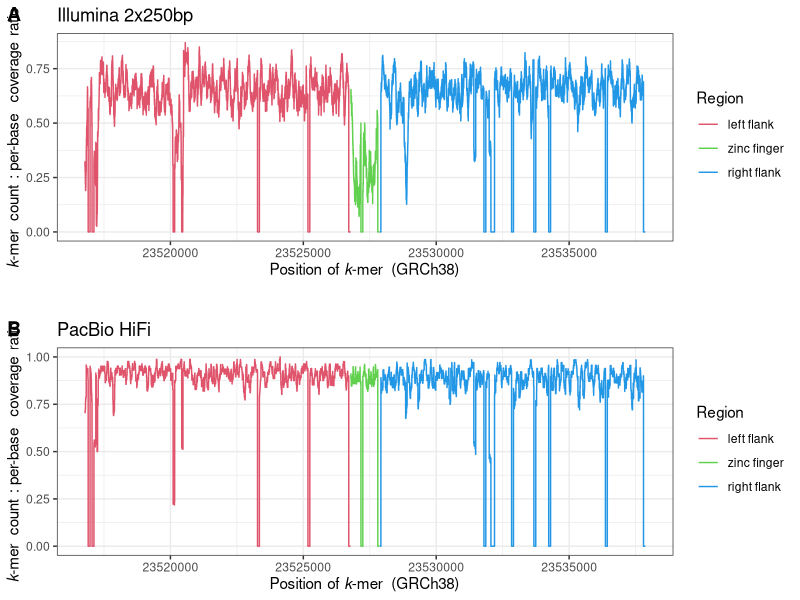

Write R code to recreate this figure.
library(dplyr)
library(tidyr)
library(ggplot2)
library(cowplot)
library(ggtext)

ill.dat <- read.table("data/chapter2/HG003-illumina-jcount.tsv", header=T) %>%
  mutate(type=case_when(
    type=="znf" ~ "zinc finger",
    type=="left" ~ "left flank",
    type=="right" ~ "right flank"
  ))
pac.dat <- read.table("data/chapter2/HG003-pacbio-jcount.tsv", header=T) %>%
  mutate(type=case_when(
    type=="znf" ~ "zinc finger",
    type=="left" ~ "left flank",
    type=="right" ~ "right flank"
  ))

ill.dat$type <- factor(ill.dat$type, levels=c("left flank", "zinc finger", "right flank"))
pac.dat$type <- factor(ill.dat$type, levels=c("left flank", "zinc finger", "right flank"))



pacplot <- ggplot(pac.dat, aes(position, (exact_kmer_count/base_depth))) +
  theme_bw() +
  geom_line(aes(color=type)) +
  scale_color_manual(values=c(palette()[2:4])) +
  ggtitle("PacBio HiFi") +
  guides(color=guide_legend("Region")) +
  theme(axis.title.x=ggtext::element_markdown(),
        axis.title.y=ggtext::element_markdown()) +
  ylab("*k*-mer count : per-base coverage ratio") +
  xlab("Position of *k*-mer (GRCh38)")

illplot <- ggplot(ill.dat, aes(position, (exact_kmer_count/base_depth))) +
  theme_bw() +
  geom_line(aes(color=type)) +
  scale_color_manual(values=c(palette()[2:4])) +
  ggtitle("Illumina 2x250bp") +
  guides(color=guide_legend("Region")) +
  theme(axis.title.x=ggtext::element_markdown(),
        axis.title.y=ggtext::element_markdown()) +
  ylab("*k*-mer count : per-base coverage ratio") +
  xlab("Position of *k*-mer (GRCh38)")

plot_grid(illplot, NULL, pacplot, ncol=1, labels=c("A","",  "B"), rel_heights=c(1,0.1,1))
